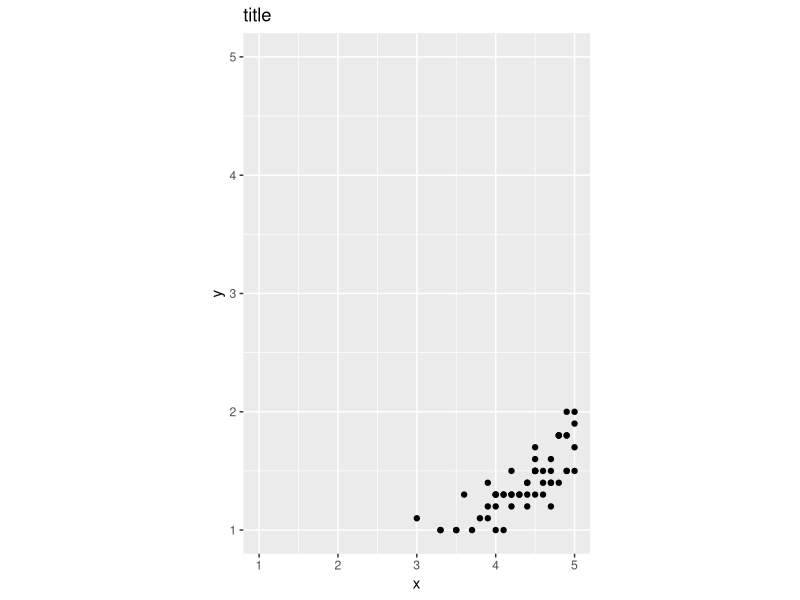

Write R code to recreate this figure.
library(ggfortify)


### Name: post_autoplot
### Title: Post process for fortify. Based on 'ggplot2::qplot'
### Aliases: post_autoplot

### ** Examples

p <- qplot(Petal.Length, Petal.Width, data = iris)
ggfortify:::post_autoplot(p, xlim = c(1, 5), ylim = c(1, 5), log = 'xy', main = 'title',
                          xlab = 'x', ylab = 'y', asp = 1.5)
